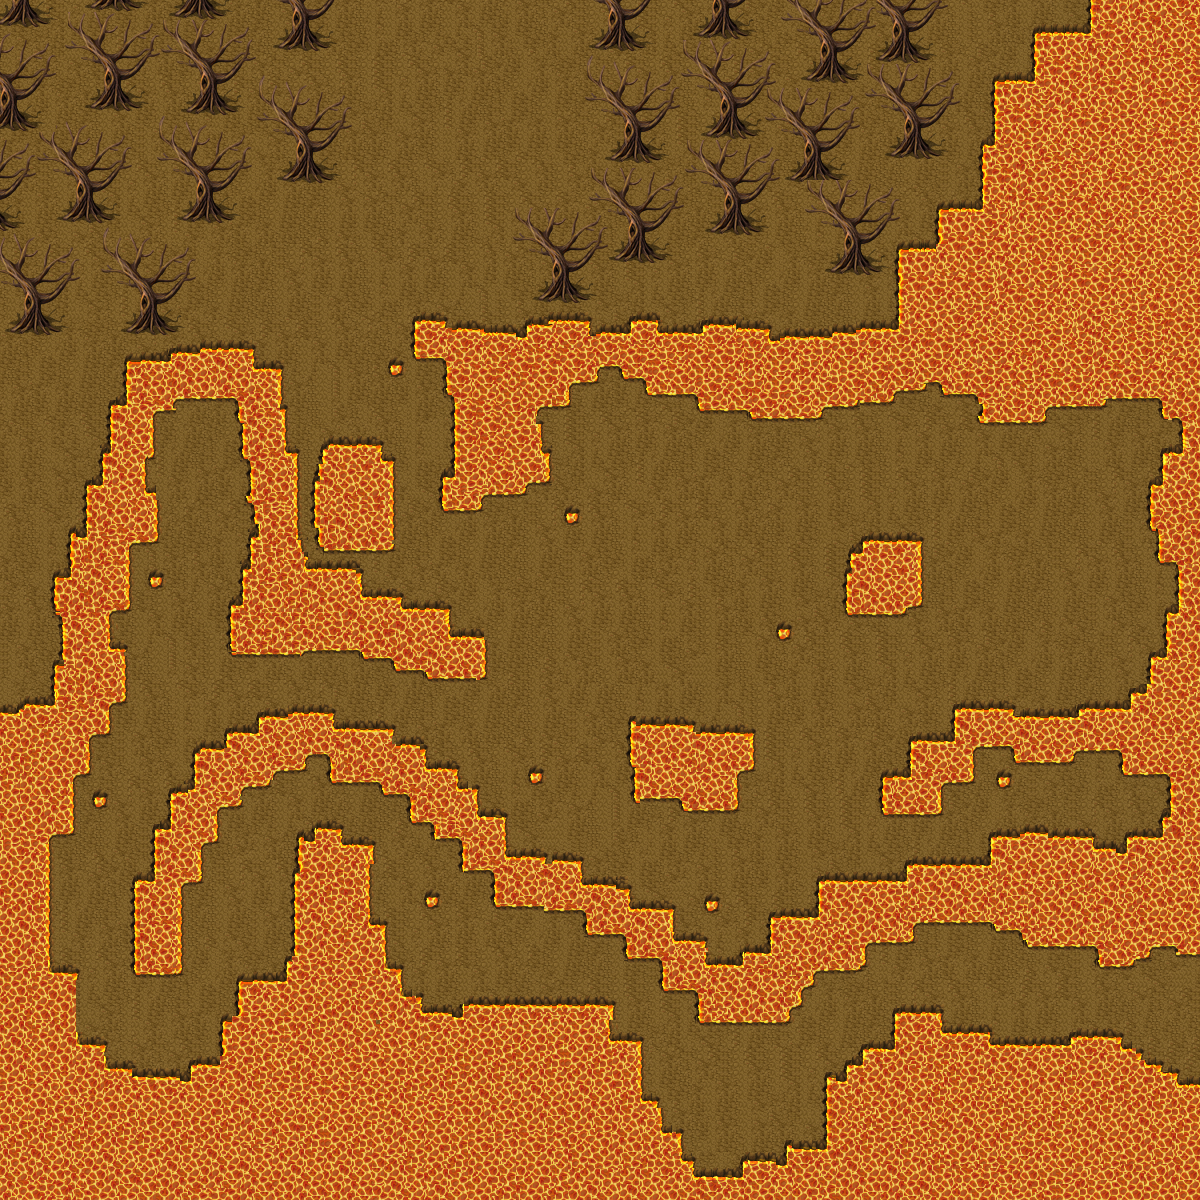

This is a level from a 2D game, rendered from its Tiled map with the project's own tilesets. A one-line summary and the map file follow, with tile-layer data summarised:
An orthogonal 300x300 tile map with 4x4 px tiles, 2 tile layers (Ground, Trees), 3 tilesets and 196 objects.

<map version="1.0" tiledversion="1.0.3" orientation="orthogonal" renderorder="right-down" width="300" height="300" tilewidth="4" tileheight="4" nextobjectid="220">
 <tileset firstgid="1" source="../Game Tilesets/untitled3.tsx" />
 <tileset firstgid="12289" source="../Game Tilesets/untitled2.tsx" />
 <tileset firstgid="24577" source="../Game Tilesets/untitled8.tsx" />
 <layer name="Ground" width="300" height="300">
  <data>[90000 cells, 90000 non-empty, 324 distinct tile ids]</data>
 </layer>
 <layer name="Trees" width="300" height="300">
  <data>[90000 cells, 11468 non-empty, 672 distinct tile ids]</data>
 </layer>
 <objectgroup name="RightSideMountain">
  <object id="163" x="336" y="0" width="248" height="12" />
 </objectgroup>
 <objectgroup name="EntranceToNecromancer">
  <object id="164" x="1196" y="956" width="4" height="124" />
 </objectgroup>
 <objectgroup name="Boundary">
  <object id="5" x="412" y="312" width="184" height="32" />
  <object id="7" x="388" y="360" width="15.5" height="16" />
  <object id="8" x="412" y="344" width="36" height="16" />
  <object id="9" x="444" y="360" width="12" height="36" />
  <object id="10" x="440" y="472" width="44" height="40" />
  <object id="11" x="451.5" y="396" width="24" height="76" />
  <object id="12" x="484" y="476" width="44" height="20" />
  <object id="13" x="528" y="448" width="24" height="36" />
  <object id="14" x="528" y="424" width="16" height="24" />
  <object id="15" x="528" y="408" width="8" height="16" />
  <object id="16" x="528" y="384" width="40" height="24" />
  <object id="17" x="560" y="364" width="36" height="20" />
  <object id="18" x="596" y="352" width="36" height="16" />
  <object id="19" x="624" y="368" width="48" height="12" />
  <object id="20" x="644" y="380" width="52" height="16" />
  <object id="21" x="696" y="380" width="56" height="32" />
  <object id="22" x="748" y="384" width="76" height="36" />
  <object id="23" x="824" y="388" width="36" height="20" />
  <object id="24" x="860" y="388" width="36" height="16" />
  <object id="25" x="896" y="376" width="28" height="16" />
  <object id="26" x="924" y="376" width="24" height="8" />
  <object id="27" x="940" y="384" width="44" height="12" />
  <object id="28" x="976" y="396" width="69" height="28" />
  <object id="29" x="1044" y="384" width="64" height="24" />
  <object id="30" x="1108" y="384" width="52" height="16" />
  <object id="31" x="1160" y="384" width="20" height="36" />
  <object id="32" x="1180" y="416" width="12" height="40" />
  <object id="33" x="1160" y="448" width="24" height="36" />
  <object id="34" x="1148" y="480" width="20" height="52" />
  <object id="35" x="1156" y="532" width="24" height="32" />
  <object id="36" x="1176" y="564" width="20" height="48" />
  <object id="37" x="860" y="536" width="64" height="72" />
  <object id="38" x="844" y="548" width="16" height="68" />
  <object id="39" x="860" y="608" width="48" height="8" />
  <object id="40" x="1164" y="608" width="16" height="56" />
  <object id="41" x="1148" y="652" width="20" height="44" />
  <object id="42" x="1128" y="688" width="20" height="24" />
  <object id="43" x="952" y="704" width="176" height="44" />
  <object id="44" x="908" y="736" width="44" height="48" />
  <object id="45" x="880" y="772" width="64" height="44" />
  <object id="46" x="952" y="748" width="24" height="36" />
  <object id="47" x="1012" y="748" width="64" height="16" />
  <object id="48" x="996" y="772" width="16" height="16" />
  <object id="49" x="1076" y="748" width="52" height="4" />
  <object id="50" x="1120" y="752" width="52" height="24" />
  <object id="51" x="1168" y="772" width="12" height="52" />
  <object id="52" x="1160" y="812" width="12" height="32" />
  <object id="53" x="1124" y="832" width="36" height="24" />
  <object id="54" x="1116" y="848" width="12" height="12" />
  <object id="55" x="1092" y="844" width="24" height="16" />
  <object id="56" x="988" y="828" width="108" height="44" />
  <object id="57" x="904" y="860" width="84" height="24" />
  <object id="58" x="628" y="716" width="68" height="88" />
  <object id="59" x="680" y="728" width="60" height="84" />
  <object id="60" x="740" y="728" width="16" height="44" />
  <object id="61" x="776" y="624" width="16" height="16" />
  <object id="62" x="564" y="508" width="16" height="16" />
  <object id="63" x="528" y="768" width="16" height="16" />
  <object id="64" x="704" y="896" width="16" height="16" />
  <object id="65" x="248" y="456" width="148" height="96" />
  <object id="66" x="248" y="552" width="112" height="104" />
  <object id="67" x="228" y="600" width="20" height="56" />
  <object id="68" x="240" y="560" width="8" height="40" />
  <object id="69" x="360" y="568" width="4" height="92" />
  <object id="70" x="364" y="589.639" width="38.5" height="72.7222" />
  <object id="71" x="424" y="632" width="64" height="48" />
  <object id="72" x="392" y="604" width="60" height="68" />
  <object id="73" x="320" y="440" width="64" height="16" />
  <object id="74" x="240" y="448" width="60" height="12" />
  <object id="75" x="240" y="404" width="48" height="44" />
  <object id="76" x="236" y="364" width="48" height="60" />
  <object id="77" x="200" y="344" width="56" height="56" />
  <object id="82" x="816" y="876" width="100" height="68" />
  <object id="83" x="768" y="912" width="100" height="59.5" />
  <object id="84" x="132" y="876" width="52" height="100" />
  <object id="85" x="152" y="824" width="52" height="60" />
  <object id="86" x="168" y="788" width="52" height="56" />
  <object id="87" x="192" y="744" width="52" height="64" />
  <object id="88" x="224" y="728" width="48" height="60" />
  <object id="89" x="256" y="712" width="76" height="44" />
  <object id="90" x="268" y="756" width="36" height="16" />
  <object id="91" x="328" y="724" width="68" height="60" />
  <object id="92" x="380" y="740" width="48" height="56" />
  <object id="93" x="408" y="764" width="52" height="60" />
  <object id="94" x="432" y="788" width="48" height="52" />
  <object id="95" x="460" y="812" width="48" height="60" />
  <object id="96" x="492.5" y="856" width="92" height="52" />
  <object id="97" x="544" y="880" width="88" height="32" />
  <object id="98" x="584" y="904" width="92" height="32" />
  <object id="99" x="624" y="936" width="84" height="24" />
  <object id="100" x="660" y="960" width="156" height="32" />
  <object id="101" x="740" y="948" width="28" height="12" />
  <object id="102" x="696" y="992" width="96" height="32" />
  <object id="103" x="792" y="992" width="12" height="16" />
  <object id="105" x="124" y="356" width="52" height="56" />
  <object id="106" x="108" y="400" width="48" height="60" />
  <object id="107" x="128" y="488" width="28" height="56" />
  <object id="108" x="128" y="460" width="20" height="28" />
  <object id="109" x="108" y="544" width="24" height="68" />
  <object id="110" x="148" y="572" width="16" height="16" />
  <object id="111" x="92" y="792" width="16" height="16" />
  <object id="112" x="40" y="768" width="32" height="68" />
  <object id="113" x="72" y="728" width="20" height="52" />
  <object id="114" x="80" y="700" width="32" height="36" />
  <object id="115" x="108" y="644" width="16" height="60" />
  <object id="116" x="96" y="612" width="16" height="36" />
  <object id="117" x="40" y="836" width="12" height="136" />
  <object id="118" x="52" y="968" width="28" height="76" />
  <object id="119" x="76" y="1040" width="32" height="32" />
  <object id="120" x="104" y="1060" width="28" height="20" />
  <object id="121" x="132" y="1072" width="100" height="12" />
  <object id="122" x="192" y="1060" width="52" height="12" />
  <object id="123" x="220" y="1016" width="28" height="48" />
  <object id="124" x="236" y="976" width="168" height="40" />
  <object id="125" x="296" y="824" width="48" height="60" />
  </objectgroup>
</map>
<!-- 79 of 196 objects omitted -->
